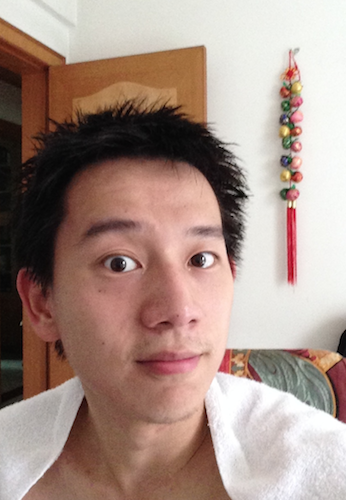
#> input picture python-opencv/pics/face.png, 346 x 500 px
$ python 08_Canny.py
#> lines starting #> are read from the running program, lines starting #| are printed output that depends on the picture; after the words box and inside, x2 and y2 are one past the last pixel; in counts of white or black regions, pixels touching at a corner belong together
# -*- coding: utf-8 -*-
import cv2
import numpy

# OpenCV-Python中Canny函数的原型为：
# edge = cv2.Canny(image, threshold1, threshold2[, edges[, apertureSize[, L2gradient ]]])
# 必要参数：
# 第一个参数是需要处理的原图像，该图像必须为单通道的灰度图；
# 第二个参数是阈值1；
# 第三个参数是阈值2。
# 其中较大的阈值2用于检测图像中明显的边缘，但一般情况下检测的效果不会那么完美，边缘检测出来是断断续续的。
# 所以这时候用较小的第一个阈值用于将这些间断的边缘连接起来。
# 可选参数中apertureSize就是Sobel算子的大小。而L2gradient参数是一个布尔值，如果为真，
# 则使用更精确的L2范数进行计算（即两个方向的倒数的平方和再开放），否则使用L1范数（直接将两个方向导数的绝对值相加）。

# 具体的算法可参见清华大学出版社的《图像处理与计算机视觉算法及应用(第2版) 》第二章，其中有Canny算法的详细描述及实现。
# 函数返回一副二值图，其中包含检测出的边缘。

# Canny函数的使用很简单，只需指定最大和最小阈值即可。如下：

img = cv2.imread("pics/face.png", 0)
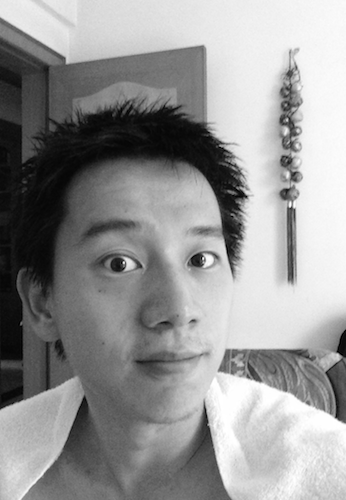
#> img: shape (500, 346); min 0, max 255, mean 149.2

img = cv2.GaussianBlur(img,(3,3),0)
canny = cv2.Canny(img, 50, 100)
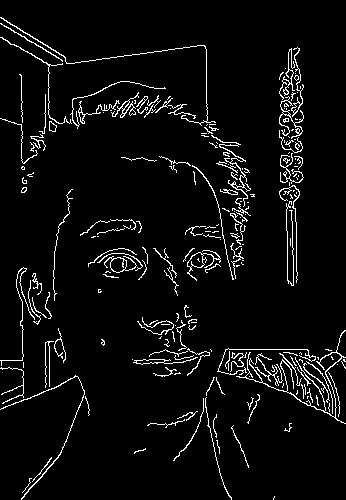
#> canny: shape (500, 346); 5% white in thin lines or dots

# 首先，由于Canny只能处理灰度图，所以将读取的图像转成灰度图。
# 用高斯平滑处理原图像降噪。
# 调用Canny函数，指定最大和最小阈值，其中apertureSize默认为3。

cv2.imshow('Canny', canny)
cv2.waitKey(0)
cv2.destroyAllWindows()

$ run again, with python-opencv/pics/scene.png copied over python-opencv/pics/face.png
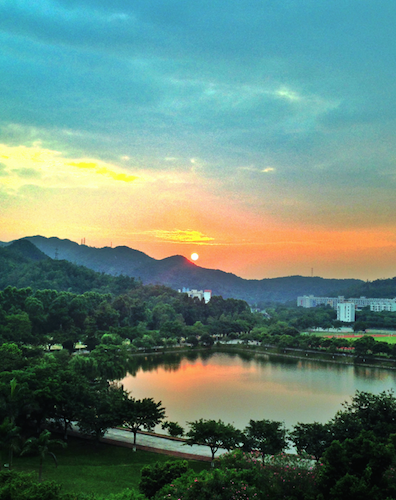
#> input picture python-opencv/pics/scene.png, 396 x 500 px
#> `img = cv2.imread("pics/face.png", 0)`:
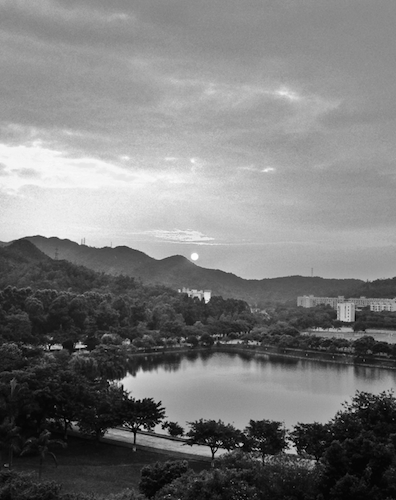
#> img: shape (500, 396); min 0, max 254, mean 122.1
#> `canny = cv2.Canny(img, 50, 100)`:
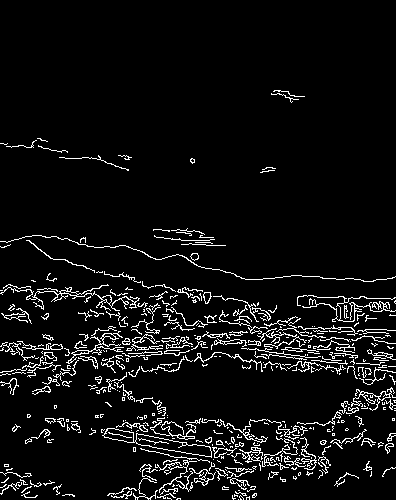
#> canny: shape (500, 396); 6.3% white in thin lines or dots, all inside (x1, y1, x2, y2) = (0, 90, 396, 500)
